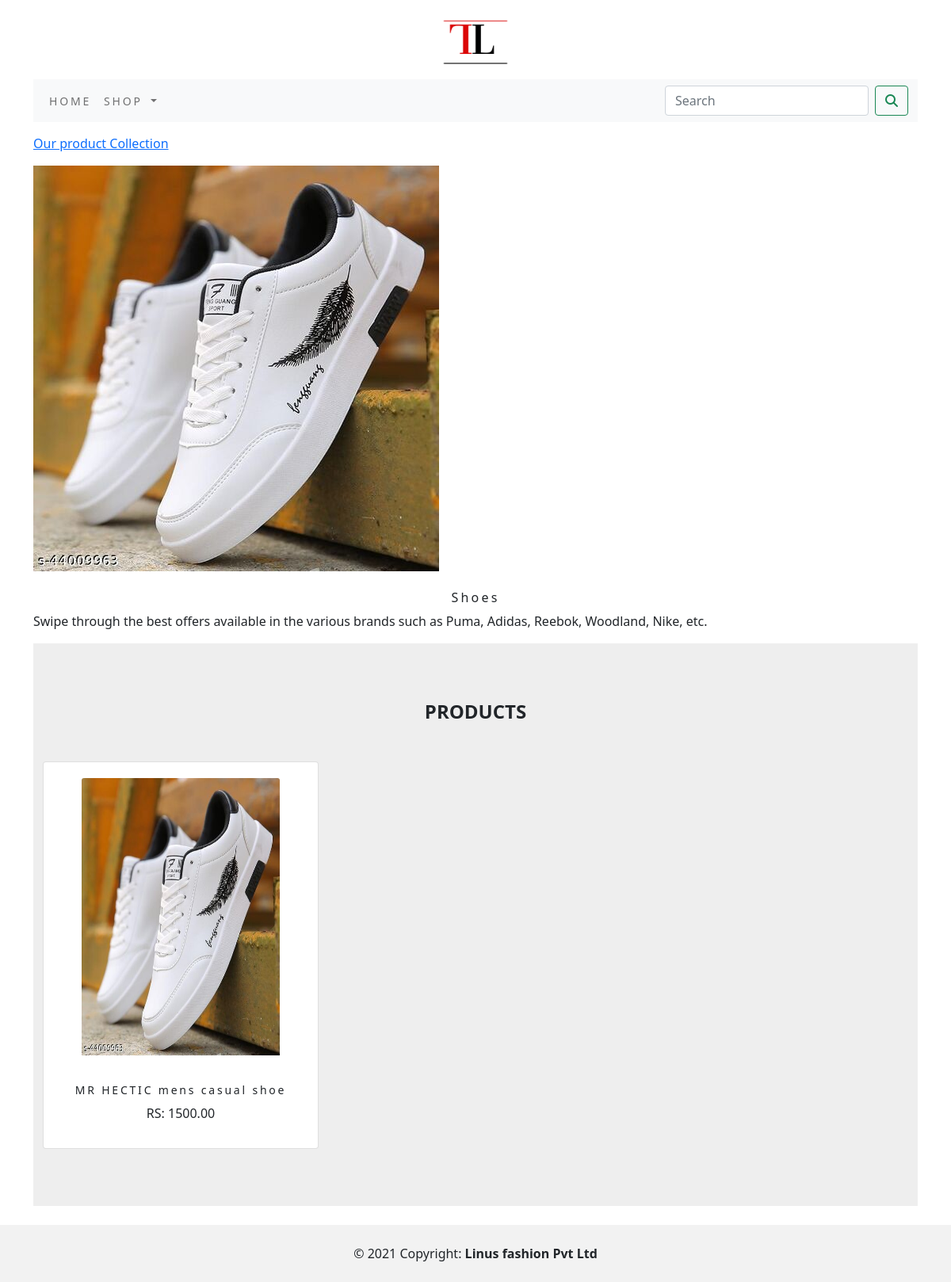
The app's page /shop/shoes/ with its own data.
### shop/models.py (models this page shows, shortened)
class category(models.Model):
    name=models.CharField(max_length=250,unique=True)
    slug=models.SlugField(max_length=250,unique=True)
    description=models.TextField(blank=True)
    image=models.ImageField(upload_to='category',blank=True)
    class Meta:
        ordering=('name',)
        verbose_name='category'
        verbose_name_plural='categories'
    def get_url(self):
        return reverse('shop:products_by_category',args=[self.slug])

class Product(models.Model):
    name=models.CharField(max_length=250,unique=True)
    slug=models.SlugField(max_length=250,unique=True)
    description=models.TextField(blank=True)
    price=models.DecimalField(max_digits=10,decimal_places=2)
    category=models.ForeignKey(category,on_delete=models.CASCADE)
    image=models.ImageField(upload_to='product',blank=True)
    stock=models.IntegerField()
    available=models.BooleanField(default=True)
    created=models.DateTimeField(auto_now_add=True)
    updated=models.DateTimeField(auto_now=True)
    class Meta:
        ordering=('name',)
        verbose_name='product'
        verbose_name_plural='products'
    def get_url(self):
        return reverse('shop:prodcatdetail', args=[self.category.slug,self.slug])

### shop/views.py (the view)
# urls.py: path('',views.allprodcat, name='allprodcat'),
def allprodcat(request,c_slug=None):
    c_page=None
    products_list=None
    if c_slug!=None:
        c_page=get_object_or_404(category,slug=c_slug)
        products_list=Product.objects.all().filter(category=c_page,available=True)
    else:
        products_list=Product.objects.all().filter(available=True)
    paginator=Paginator(products_list,6)
    try:
        page=int(request.GET.get('page','1'))
    except:
        page=1
    try:
        products=paginator.page(page)
    except (EmptyPage,InvalidPage):
        products=paginator.page(paginator.num_pages)
    return render(request,'category.html',{'category':c_page,'products':products})

### cart/context_processors.py (called while the page is built)
def counter(request):
    item_count=0
    if 'admin' in request.path:
        return {}
    else:
        try:
            cart=Cart.objects.filter(cart_id=_cart_id(request))
            car_item=CartItem.objects.all().filter(cart=cart[:1])
            for cart_item in car_item:
                item_count += cart_item.quantity
        except Cart.DoesNotExist:
            item_count =0
    return dict(item_count=item_count)

### cart/views.py (called while the page is built)
def _cart_id(request):
    cart=request.session.session_key
    if not cart:
        cart=request.session.create()
    return cart

### shop/context_processors.py (called while the page is built)
def menu_links(request):
    links=category.objects.all()
    return dict(links=links)

### templates/category.html (shortened to what this page needs)
{% extends 'base.html' %}
{% load static %}
{% block content %}
    {% if category %}
    <div class="row my_row_class">
        <div class="mx-auto">
            <p><a href="{% url 'shop:allprodcat' %}">Our product Collection</a></p>
        </div>
    </div>
    {% endif %}
<div class="mx_auto">
    {% if category %}
        <img class="my_image" src="{{category.image.url}}" alt="{{category.name}}">
</div>
    <br>
<div>
    <h1 class="text-center my_title">{{category.name}}</h1>
    <p class="text-justify">{{category.description}}</p>
</div>
    {% endif %}
<section style="background-color: #eee;">
  <div class="text-center container py-5">
      <h4 class="mt-4 mb-5 text-center"><strong>PRODUCTS</strong></h4>
    <div class="row">
        {% for product in products.object_list %}
      <div class="col-lg-4 col-md-12 mb-4">
        <div class="card text-center">
          <a href="{{product.get_url}}"><img src="{{product.image.url}}"
                                             class="card-img-top my_image" alt="{{product.name}}"  ></a>
          <div class="card-body">
              <h4>{{product.name}}</h4>
              <p>RS: {{product.price}}</p>
          </div>
        </div>
      </div>
        {% endfor %}
    </div>
  </div>
</section>
    <br>
</div>
{% endblock %}

### static/css/custom.css (style rules this page uses)
body { font-family: 'Roboto', sans-serif; }
.my_row_class { padding-top:15px; }
.card-img-top.my_image { width:250px; height:350px; margin:20px; }
.my_title { font-size:16px; text_transform:uppercase; letter-spacing:.2em; }
.card-body h4 { font-size:14PX; text_transform:uppercase; letter-spacing:.2em; }

### records on screen
category: image (picture), name "Shoes", description "Swipe through the best offers available in the various brands such as Puma, Adidas, Reebok, Woodland, Nike, etc."
Product: image (picture), name "MR HECTIC mens casual shoe", price "1500.00"
